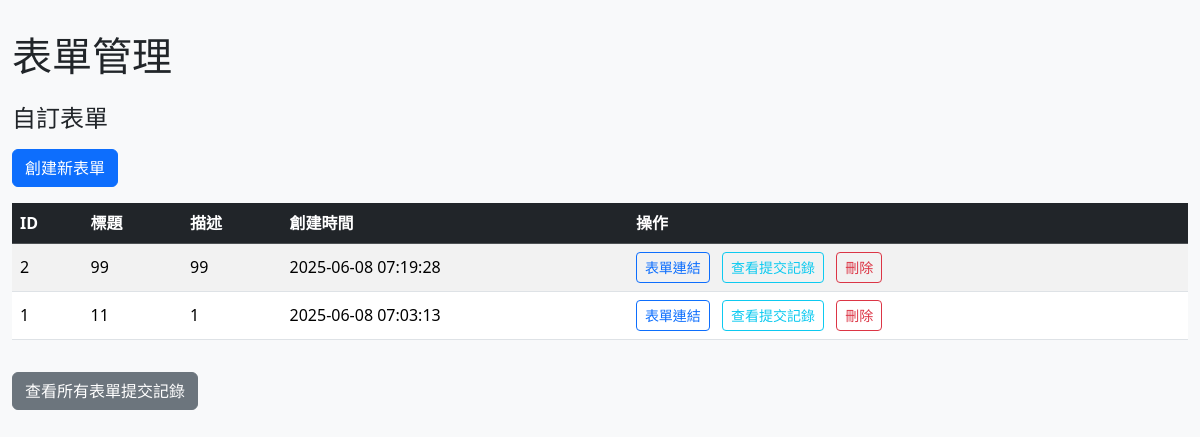
The app's page /form_admin, older data.
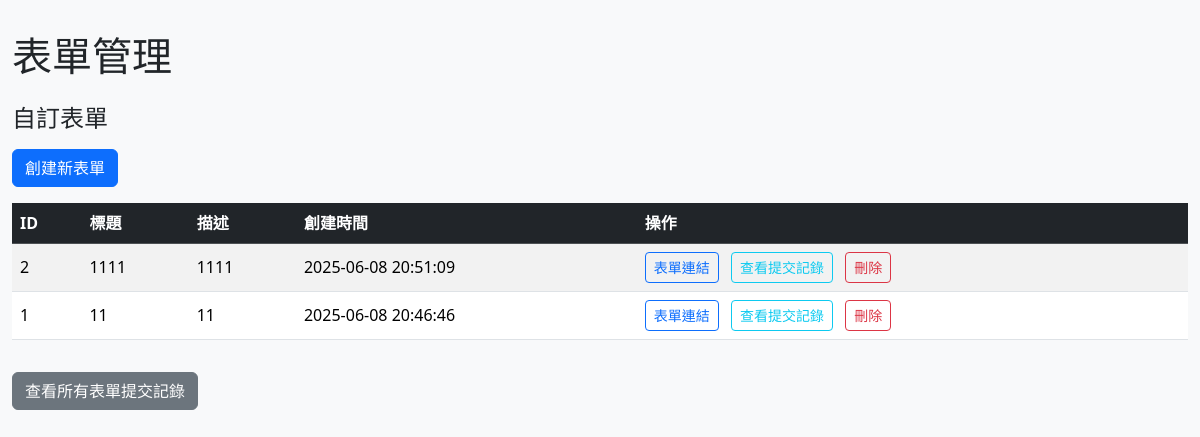
The same page, newer data.
### tables this page shows
CREATE TABLE forms (
                id INTEGER PRIMARY KEY AUTOINCREMENT,
                title TEXT NOT NULL,
                description TEXT,
                custom_fields JSON NOT NULL,
                created_at TEXT NOT NULL
            );

### app.py (the view)
@app.route('/form_admin')
def form_admin():
    try:
        conn = get_db_connection()
        tables = conn.execute("SELECT name FROM sqlite_master WHERE type='table';").fetchall()
        table_names = [table['name'] for table in tables]
        required_tables = ['form_submissions', 'forms']
        for table in required_tables:
            if table not in table_names:
                print(f"警告：缺少表格 {table}")
        form_submissions = conn.execute(
            'SELECT * FROM form_submissions ORDER BY id DESC'
        ).fetchall()
        forms = conn.execute(
            'SELECT * FROM forms ORDER BY id DESC'
        ).fetchall()
    except sqlite3.OperationalError as e:
        print(f"資料庫查詢錯誤: {e}")
        form_submissions = []
        forms = []
    except Exception as e:
        print(f"未知錯誤: {e}")
        form_submissions = []
        forms = []
    finally:
        conn.close()
    return render_template('form_admin.html', form_submissions=form_submissions, forms=forms)

### app.py (called while the page is built)
def get_db_connection() -> Connection:
    conn = sqlite3.connect('database.db')
    conn.row_factory = sqlite3.Row
    return conn

### templates/form_admin.html (shortened to what this page needs)
<!DOCTYPE html>
<html lang="zh-TW">
<head>
    <link href="https://cdn.jsdelivr.net/npm/bootstrap@5.3.3/dist/css/bootstrap.min.css" rel="stylesheet">
</head>
<body>
    <div class="container">
        <h1 class="mb-4">表單管理</h1>
        <h2 class="h4 mb-3">自訂表單</h2>
        <a href="{{ url_for('create_form') }}" class="btn btn-primary mb-3">創建新表單</a>
        {% if forms %}
        <div class="table-responsive">
            <table class="table table-striped table-hover">
                <thead class="table-dark">
                    <tr>
                        <th scope="col">ID</th>
                        <th scope="col">標題</th>
                        <th scope="col">描述</th>
                        <th scope="col">創建時間</th>
                        <th scope="col">操作</th>
                    </tr>
                </thead>
                <tbody>
                    {% for form in forms %}
                    <tr>
                        <td>{{ form.id }}</td>
                        <td>{{ form.title }}</td>
                        <td>{{ form.description or '' }}</td>
                        <td>{{ form.created_at }}</td>
                        <td class="action-links">
                            <a href="{{ url_for('dynamic_form', form_id=form.id) }}" class="btn btn-sm btn-outline-primary">表單連結</a>
                            <a href="{{ url_for('admin_form_submissions', form_id=form.id) }}" class="btn btn-sm btn-outline-info">查看提交記錄</a>
                            <a href="{{ url_for('delete_form', form_id=form.id) }}" class="btn btn-sm btn-outline-danger" onclick="return confirm('確定要刪除此表單嗎？')">刪除</a>
                        </td>
                    </tr>
                    {% endfor %}
                </tbody>
            </table>
        </div>
        {% else %}
        <div class="alert alert-info" role="alert">
            尚無自訂表單
        </div>
        {% endif %}
        <a href="{{ url_for('admin_form_submissions') }}" class="btn btn-secondary mt-3">查看所有表單提交記錄</a>
    </div>
</body>
</html>

Row changes from the older to the newer data that the page shows:
changed forms id 2: title "99" → "1111"; description "99" → "1111"; created_at "2025-06-08 07:19:28" → "2025-06-08 20:51:09"
changed forms id 1: description "1" → "11"; created_at "2025-06-08 07:03:13" → "2025-06-08 20:46:46"
